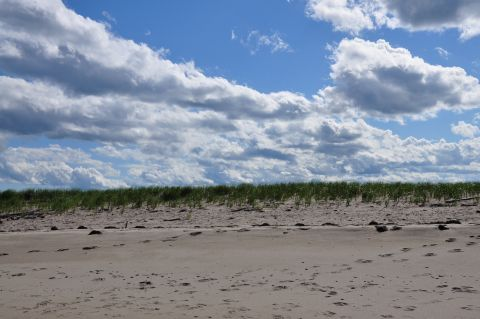
//> input picture CVtest/beach.jpg, 480 x 319 px, given in place of bear.jpg, which was not available
$ ./main   (built with g++ and OpenCV 4)
//> lines starting //> are read from the running program, lines starting //| are printed output that depends on the picture; after the words box and inside, x2 and y2 are one past the last pixel; in counts of white or black regions, pixels touching at a corner belong together; pictures that were not available may be replaced by others from this repository, and a replacement may not be noted
//
//  main.cpp
//  CVtest
//
//  Created by 胡耀楠 on 2017/7/5.
//  Copyright © 2017年 胡耀楠. All rights reserved.
//

/***************************************************************
 *
 *   内容摘要：分别用两种方法对输入图像进行拉普拉斯算子锐化，并比较
 *             两种方法的执行效率，从运行结果来看，第二种方法的效率
 *             更高。
 *   作    者：刘军（Jacky Liu）
 *   完成日期：2012.8.12
 *   参考资料：opencv 2 computer vision application programming
 *            cookbook
 *
 ***************************************************************/

#include <opencv2/core/core.hpp>
#include <opencv2/highgui/highgui.hpp>
#include <opencv2/imgproc/imgproc.hpp>
#include <iostream>

//输入形参为pass by conference-const，保证输入的图像不会被修改，并且为传递引用
void sharpenImage0(const cv::Mat &image, cv::Mat &result)
{
    //为输出图像分配内存
    result.create(image.size(),image.type());

    /*滤波核为拉普拉斯核3x3：
     0 -1 0
     -1 5 -1
     0 -1 0
     */
    for(int j= 1; j<image.rows-1; ++j)
    {
        const uchar *previous = image.ptr<const uchar>(j-1);
        const uchar *current = image.ptr<const uchar>(j);
        const uchar *next = image.ptr<const uchar>(j+1);
        uchar *output = result.ptr<uchar>(j);
        for(int i= 1; i<image.cols-1; ++i)
        {
            *output++ = cv::saturate_cast<uchar>(5*current[i]-previous[i]-next[i]-current[i-1]-current[i+1]);  //saturate_cast<uchar>()保证结果在uchar范围内
        }
    }
    result.row(0).setTo(cv::Scalar(0));
    result.row(result.rows-1).setTo(cv::Scalar(0));
    result.col(0).setTo(cv::Scalar(0));
    result.col(result.cols-1).setTo(cv::Scalar(0));
}

void sharpenImage1(const cv::Mat &image, cv::Mat &result)
{
    //创建并初始化滤波模板
    cv::Mat kernel(3,3,CV_32F,cv::Scalar(0));
    kernel.at<float>(1,1) = 5.0;
    kernel.at<float>(0,1) = -1.0;
    kernel.at<float>(1,0) = -1.0;
    kernel.at<float>(1,2) = -1.0;
    kernel.at<float>(2,1) = -1.0;

    result.create(image.size(),image.type());

    //对图像进行滤波
    cv::filter2D(image,result,image.depth(),kernel);
}

int main(int argc, char* argv[])
{
    std::cout<<"start"<<std::endl;
    cv::Mat image = cv::imread("/Users/huyaonan/opencv/pics/bear.jpg");
//> image is the input picture: 319 rows x 480 cols, CV_8UC3; mean B, G, R 155.7, 140.5, 130.3
    cv::Mat image_gray;
    image_gray.create(image.size(),image.type());

    std::cout<<"load image"<<image.size()<<std::endl;
//| load image[480 x 319]

    if(!image.data)
        return -1;
    if(image.channels() == 3)
        cv::cvtColor(image,image_gray,CV_RGB2GRAY);
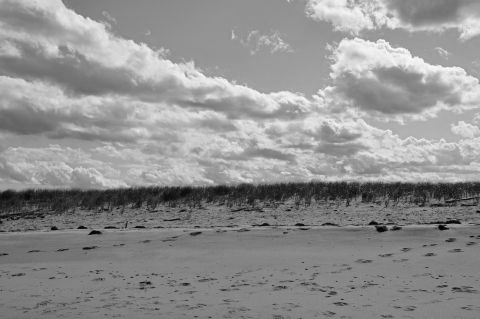
//> image_gray: 319 rows x 480 cols, CV_8UC1; min 0, max 252, mean 143.9

    std::cout<<"prepare to parse image"<<std::endl;

    cv::Mat result;
    result.create(image_gray.size(),image_gray.type());
    double time_ = static_cast<double>(cv::getTickCount());
    sharpenImage0(image_gray,result);
//> after the loop in sharpenImage0, `for(int j= 1; j<image.rows-1; ++j)`:
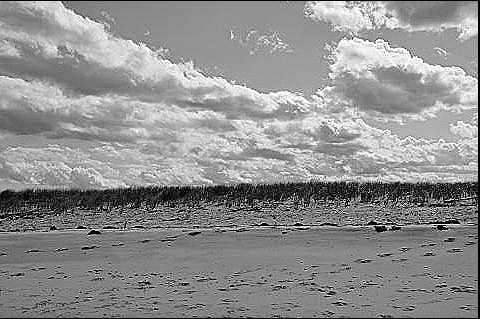
//> result: 319 rows x 480 cols, CV_8UC1; min 0, max 255, mean 143
//> in sharpenImage0, `result.col(0).setTo(cv::Scalar(0));`:
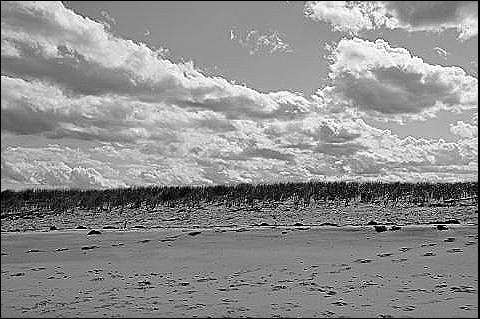
//> result: 319 rows x 480 cols, CV_8UC1; 0.2% of pixels changed, all inside (x1, y1, x2, y2) = (0, 1, 1, 318)
    time_ = 1000*(static_cast<double>(cv::getTickCount())-time_)/cv::getTickFrequency();
    std::cout<<"time = "<<time_<<"ms"<<std::endl;

    cv::namedWindow("Image 1");
    cv::imshow("Image 1",result);

    cv::Mat result1;
    result1.create(image_gray.size(),image_gray.type());
    time_ = static_cast<double>(cv::getTickCount());
    sharpenImage1(image_gray,result1);
//> in sharpenImage1, `cv::filter2D(image,result,image.depth(),kernel);`:
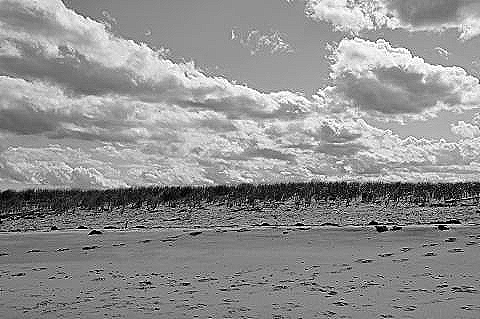
//> result: 319 rows x 480 cols, CV_8UC1; min 0, max 255, mean 144.5
    time_ = 1000*static_cast<double>(cv::getTickCount()-time_)/cv::getTickFrequency();
    std::cout<<"time = "<<time_<<"ms"<<std::endl;

    cv::namedWindow("Image 2");
    cv::imshow("Image 2",result1);

    cv::waitKey();
    return 0;
}
